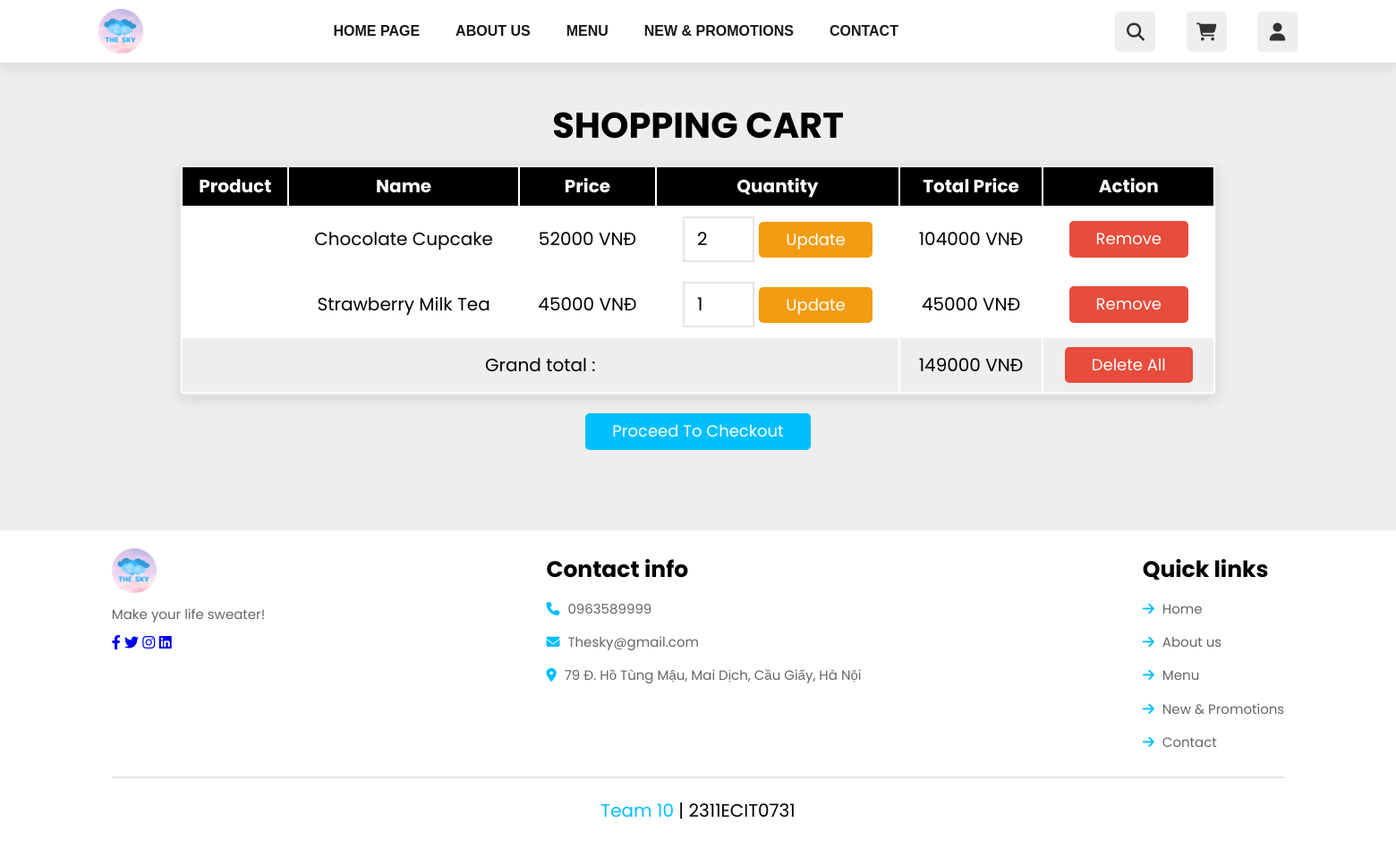
The app's page /Php/cart.php (signed in) with its own data.
### tables this page shows
CREATE TABLE `cart` (
  `id` int(100) NOT NULL,
  `user_id` int(100) NOT NULL,
  `ten_sp` varchar(200) NOT NULL,
  `hinh_anh_sp` varchar(200) NOT NULL,
  `gia_sp` varchar(200) NOT NULL,
  `soluong_sp` int(100) NOT NULL
);

### Php/cart.php (the view, shortened to what this page needs)
<?php
include 'config.php';
$user_id = $_SESSION['id'];
?>
<!DOCTYPE html>
<html>
<head>
	<link rel="stylesheet" type="text/css" href="../Css/menu.css">
	<link rel="stylesheet" type="text/css" href="../Css/base.css">
	<link rel="stylesheet" type="text/css" href="../Css/style.css">
	<link rel="stylesheet" type="text/css" href="../Css/cart.css">
	<link rel="stylesheet" href="https://cdnjs.cloudflare.com/ajax/libs/normalize/8.0.1/normalize.min.css" />
	<link rel="stylesheet" href="https://cdnjs.cloudflare.com/ajax/libs/font-awesome/6.2.0/css/all.min.css">
</head>
<body>
	<header class="header">
		<a href="index.php" class="logo" title="The Sky">
			<img src="../images/Index/navMenu/logo.png" alt="">
		</a>
		<nav class="navbar">
			<ul id="menu">
				<li class="menu-item-object-page menu-item">
					<a href="index.php" aria-current="page">Home page</a>
				</li>
				<li class="menu-item-object-page menu-item">
					<a href="aboutus.php">About us</a>
				</li>
				<li class="menu-item-object-page menu-item">
					<a href="menu.php">Menu</a>
				</li>
				<li class="menu-item-object-page menu-item">
					<a href="newpromotion.php">New &amp; Promotions</a>
				</li>
				<li class="menu-item-object-page menu-item">
					<a href="contact.php">Contact</a>
				</li>
			</ul>
		</nav>
		<div class="icons">
			<div class="fas fa-search" id="search-btn"></div>
			<a href="cart.php">
				<div class="fas fa-shopping-cart" id="cart-btn"> </div>
			</a>
			<div class="fas fa-user" id="login-btn"></div>
		</div>
	</header>
	<div class="container-cart">
		<div class="box-container-cart">
			<div class="shopping-cart">
				<h1 class="heading">shopping cart</h1>
				<table>
					<thead>
						<th>product</th>
						<th>name</th>
						<th>price</th>
						<th>quantity</th>
						<th>total price</th>
						<th>action</th>
					</thead>
					<tbody>
						<?php
						$cart_query = mysqli_query($conn, "SELECT * FROM `cart` WHERE user_id = '$user_id'") or die('query failed');
						$grand_total = 0;
						if (mysqli_num_rows($cart_query) > 0) {
							while ($fetch_cart = mysqli_fetch_assoc($cart_query)) {
						?>
								<tr>
									<td><img src="<?php echo $fetch_cart['hinh_anh_sp']; ?>" height="100" alt=""></td>
									<td><?php echo $fetch_cart['ten_sp']; ?></td>
									<td><?php echo $fetch_cart['gia_sp']; ?> VNĐ</td>
									<td>
										<form action="" method="post">
											<input type="number" min="1" name="cart_quantity" value="<?php echo $fetch_cart['soluong_sp']; ?>">
											<input type="submit" name="update_cart" value="update" class="option-btn">
										</form>
									</td>
									<td> <?php echo $sub_total = ($fetch_cart['gia_sp'] * $fetch_cart['soluong_sp']); ?> VNĐ</td>
									<td><a href="cart.php?remove=<?php echo $fetch_cart['id']; ?>" class="delete-btn" onclick="return confirm('remove item from cart?');">remove</a></td>
								</tr>
						<?php
								$grand_total += $sub_total;
							}
						} else {
							echo '<tr><td style="padding:20px; text-transform:capitalize;" colspan="6">no item added</td></tr>';
						}
						?>
						<tr class="table-bottom">
							<td colspan="4">Grand total :</td>
							<td><?php echo $grand_total; ?> VNĐ</td>
							<td><a href="cart.php?delete_all" onclick="return confirm('delete all from cart?');" class="delete-btn <?php echo ($grand_total > 1) ? '' : 'disabled'; ?>">delete all</a></td>
						</tr>
					</tbody>
				</table>
				<div class="cart-btn">
					<a href="#" class="btn <?php echo ($grand_total > 1) ? '' : 'disabled'; ?>">proceed to checkout</a>
				</div>
			</div>
		</div>
	</div>
	<footer>
		<section class="footer">
			<div class="box-container">
				<div class="box">
					<a href="index.php" class="logo" title="The Sky">
						<img src="../images/Index/navMenu/logo.png" alt="" />
					</a>
					<p>Make your life sweater!</p>
					<div class="share">
						<a href="#" class="fab fa-facebook-f"></a>
						<a href="#" class="fab fa-twitter"></a>
						<a href="#" class="fab fa-instagram"></a>
						<a href="#" class="fab fa-linkedin"></a>
					</div>
				</div>
				<div class="box">
					<h3>Contact info</h3>
					<a href="#" class="links">
						<i class="fas fa-phone"></i> 0963589999 </a>
					<a href="#" class="links">
						<i class="fas fa-envelope"></i> Thesky@gmail.com
					</a>
					<a href="https://goo.gl/maps/XDPWwX3fv8B8fDVt6" class="links">
						<i class="fas fa-map-marker-alt"></i> 79 Đ. Hồ Tùng Mậu, Mai Dịch, Cầu Giấy, Hà Nội
					</a>
				</div>
				<div class="box">
					<h3>Quick links</h3>
					<a href="#" class="links">
						<i class="fas fa-arrow-right"></i> Home
					</a>
					<a href="#" class="links">
						<i class="fas fa-arrow-right"></i> About us
					</a>
					<a href="#" class="links">
						<i class="fas fa-arrow-right"></i> Menu
					</a>
					<a href="#" class="links">
						<i class="fas fa-arrow-right"></i> New &amp Promotions
					</a>
					<a href="#" class="links">
						<i class="fas fa-arrow-right"></i> Contact
					</a>
				</div>
			</div>
			<div class="credit">
				<span> Team 10 </span> | 2311ECIT0731
			</div>
		</section>
	</footer>
</body>
</html>

### Css/base.css (style rules this page uses)
:root { --text-color: rgb(0, 0, 0); --background-color:#fff ; --highline-color: #4577aa; --background-item-color:#e6e5e5; --box-color: #f3e600; --white-color: #fff; --price-color: #EE4D2D; --black-color: #000000; }
* { box-sizing: inherit; }

### Css/style.css (style rules this page uses)
:root { --blue:#00Bfff; --black:#000000; --light-color:#666; --box-shadow:0 5px 15px rgba(0,0,0,.1); --border:.2px solid rgba(0,0,0,.1); --outline:1px solid rgba(0,0,0,.1); --outline-hover:2px solid var(--black); --success-color: #2699d9; --error-color: #e74c3c; }
* { font-family: 'Poppins', sans-serif; margin: 0; padding: 0; box-sizing: border-box; text-decoration: none; outline: none; border:none; transition: all .2s linear; }
html { overflow-x: hidden; scroll-behavior: smooth; }
body { background-color: #eee; }
section { padding:20px 8%; }
.btn { margin-top: 10px; display: inline-block; padding: 8px 30px; font-size: 17px; border-radius: 20px; color: rgb(255, 255, 255); cursor: pointer; background: var(--light-color); }
.header { position: sticky; top: 0; left: 0; right: 0; z-index: 1000; display: flex; align-items: center; background: #fff; justify-content: space-between; padding: 0 110px; box-shadow: var(--box-shadow); }
a.logo { display: flex; align-items: center; }
.logo img { max-height: 50px; }
nav.navbar { display: flex; }
#menu { display: flex; margin: 0 20px; }
.menu-item { list-style: none; }
li.menu-item > a { line-height: 70px; text-transform: uppercase; display: block; color: #171717; font-weight: 600; padding: 0 20px; font-family: "Myriad Pro", PTSansCaptionRegular, arial, helvetica, sans-serif; }
.menu-item-object-page > a { position: relative; }
#menu > li[class^="menu-item"] > a::before { content: ""; height: 4px; width: 0px; background: #00Bfff; position: absolute; bottom: 0px; left: 0px; transition: 0.6s cubic-bezier(0.075, 0.82, 0.165, 1); }
.header .icons div { height: 45px; width: 45px; line-height: 45px; border-radius: 5px; background: #eee; color: #333; font-size: 20px; margin-left: 30px; cursor: pointer; text-align: center; }
.footer { background: #fff; }
.footer .box-container { justify-content: space-between; display: flex; }
.footer .box-container .box h3 { font-size: 25px; color:var(--black); padding:10px 0; }
.footer .box-container .box .links { display: block; font-size: 15px; color:var(--light-color); padding:10px 0; }
.footer .box-container .box .links i { color:#00Bfff; padding-right: 5px; }
.footer .box-container .box p { line-height: 1.8; font-size: 15px; color:var(--light-color); padding:10px 0; }
.footer .credit { text-align: center; margin-top: 20px; padding:10px; padding-top: 25px; font-size: 20px; color:var(--black); border-top: var(--border); }
.footer .credit span { color:var(--blue); }

### Css/cart.css (style rules this page uses)
:root { --blue:#00bfff; --red:#e74c3c; --orange:#f39c12; --black:rgb(0, 0, 0); --white:#fff; --light-bg:#eee; --box-shadow:0 5px 15px rgba(0,0,0,.1); --border:2px solid rgba(0,0,0,.1); }
.btn, .delete-btn, .option-btn { display: inline-block; padding:10px 30px; cursor: pointer; font-size: 18px; color:var(--white); border-radius: 5px; text-transform: capitalize; }
.btn { background-color: var(--blue); margin-top: 10px; }
.delete-btn { background-color: var(--red); }
.option-btn { background-color: var(--orange); }
.container-cart { padding:0 20px; margin:0 auto; max-width: 1200px; padding-bottom: 70px; }
.container-cart .heading { text-align: center; margin-bottom: 20px; font-size: 40px; text-transform: uppercase; color:var(--black); }
.container-cart .shopping-cart { padding:20px 0; }
.container-cart .shopping-cart table { width: 100%; text-align: center; border:var(--border); border-radius: 5px; box-shadow: var(--box-shadow); background-color: var(--white); }
.container-cart .shopping-cart table thead { background-color: var(--black); }
.container-cart .shopping-cart table thead th { padding:10px; color:var(--white); text-transform: capitalize; font-size: 20px; }
.container-cart .shopping-cart table .table-bottom { background-color: var(--light-bg); }
.container-cart .shopping-cart table tr td { padding:10px; font-size: 20px; color:var(--black); }
.container-cart .shopping-cart table tr td:nth-child(1) { padding:0; }
.container-cart .shopping-cart table tr td input[type="number"] { width: 80px; border:var(--border); padding:12px 14px; font-size: 20px; color:var(--black); }
.container-cart .shopping-cart .cart-btn { margin-top: 10px; text-align: center; }

### records on screen
cart: ten_sp "Chocolate Cupcake", gia_sp "52000", cart_quantity "2", $sub_total = ($fetch_cart['gia_sp'] * $fetch_cart['soluong_sp']) "104000"
cart: ten_sp "Strawberry Milk Tea", gia_sp "45000", cart_quantity "1"

### other values on screen
$grand_total "149000"
